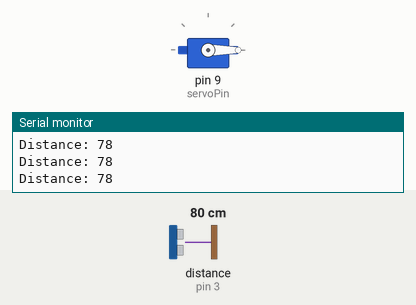
A sketch run on a simulated Arduino Uno, built with avr-gcc and run on an emulated ATmega328P. Shown: servo, the last lines printed to the serial monitor. Wiring (inferred from the names in the program): ultrasonic range finder: trigger pin 2; echo pin 3. Inputs (shaded band) come from the test bench; at power-on: distance to the obstacle (sensor on pin 3) 80 cm. The echo pulse lasts 58.3 µs per cm.

Above: at 1.2 s.
1.3 s: distance to the obstacle (sensor on pin 3) set to 23 cm
2.8 s: distance to the obstacle (sensor on pin 3) set to 18 cm
At 3.5 s:
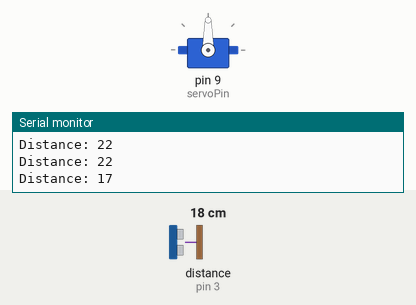
4.3 s: distance to the obstacle (sensor on pin 3) set to 35 cm
At 6.9 s:
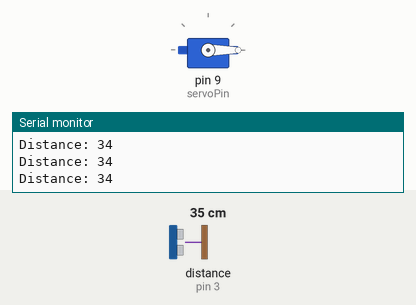
7.3 s: distance to the obstacle (sensor on pin 3) set to 2 cm
At 8.9 s:
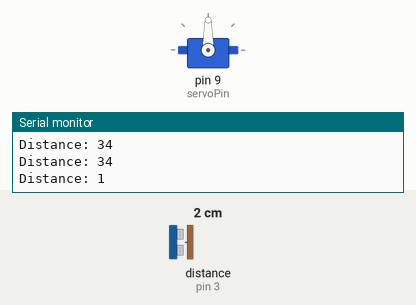
Timing chart, 0 to 9.9 s (numbered marks = the images above; inputs shaded):
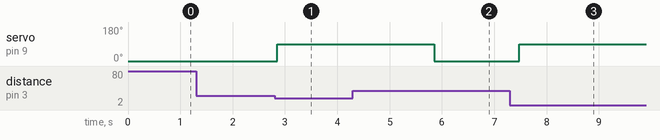

The sketch:

SMART_BIN.ino
```cpp
#include <Servo.h>

const int trigPin = 2;
const int echoPin = 3;
const int servoPin = 9;

Servo binServo;

void setup() {
  pinMode(trigPin, OUTPUT);
  pinMode(echoPin, INPUT);
  binServo.attach(servoPin);
  binServo.write(0); // Lid closed
  Serial.begin(9600);
}

void loop() {
  long duration;
  int distance;

  // Send ultrasonic pulse
  digitalWrite(trigPin, LOW);
  delayMicroseconds(2);
  digitalWrite(trigPin, HIGH);
  delayMicroseconds(10);
  digitalWrite(trigPin, LOW);

  // Read echo
  duration = pulseIn(echoPin, HIGH);
  distance = duration * 0.034 / 2; // Convert to cm

  Serial.print("Distance: ");
  Serial.println(distance);

  if (distance > 0 && distance < 20) { // Hand is near
    binServo.write(90); // Open lid
    delay(3000);        // Keep open for 3 seconds
    binServo.write(0);  // Close lid
  }

  delay(200); // Small delay to prevent rapid triggering
}
```

Measured:
- the behaviour switches between 21 and 20 cm on distance to the obstacle (sensor on pin 3) (found by bisection; images 0 and 1)
- after the input at 2.8 s, servo on pin 9 (servoPin): 0° → 90° after 0.05 s
- after the input at 4.3 s, servo on pin 9 (servoPin): goes on until 5.9 s, then stays 0°
- after the input at 7.3 s, servo on pin 9 (servoPin): 0° → 90° after 0.17 s
